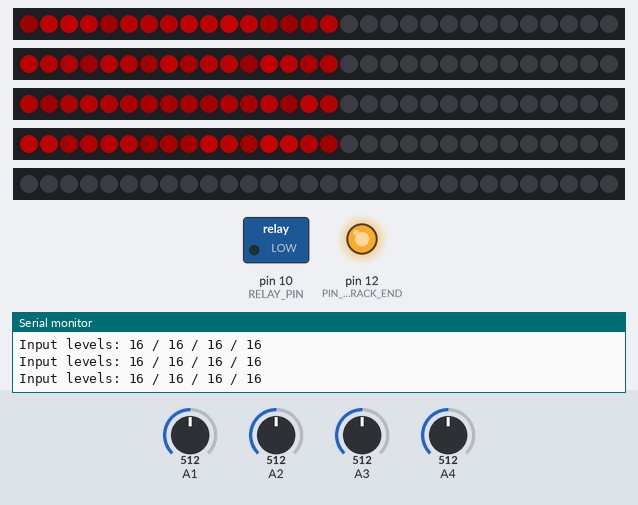
A sketch run on a simulated Arduino Uno, built with avr-gcc and run on an emulated ATmega328P. On the bench: 5 × 30 RGB LEDs in strip order, left to right, switched loads named in the sketch (green lamp = pin HIGH), output pins drawn as LEDs (lit = HIGH), the last lines printed to the serial monitor. Inputs (shaded band) come from the test bench; at power-on: A1 = 512, A2 = 512, A3 = 512, A4 = 512. Dim RGB values are drawn brighter than linear; random numbers use the default seed unless the sketch sets one.

Above: at 4.25 s.
4.3 s: A1 set to 976
At 4.45 s:
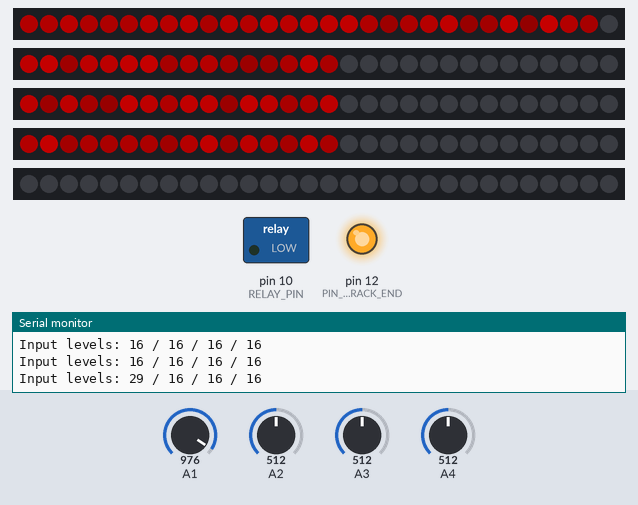
6.1 s: A1 set to 998
8.0 s: A2 set to 973
At 8.15 s:
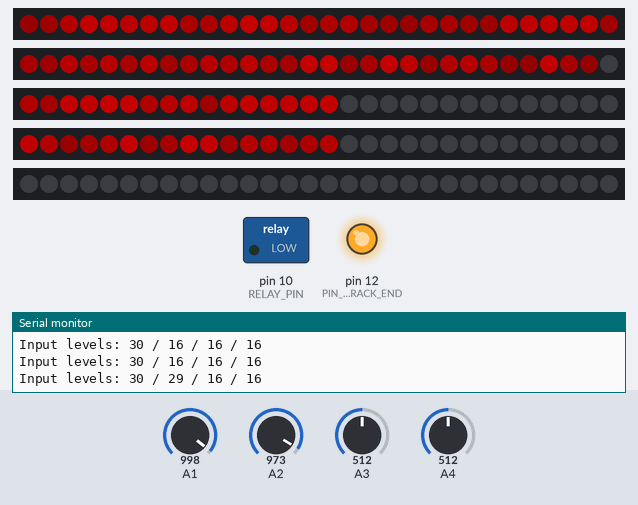
9.6 s: A2 set to 996
11.4 s: A3 set to 970
At 11.49 s:
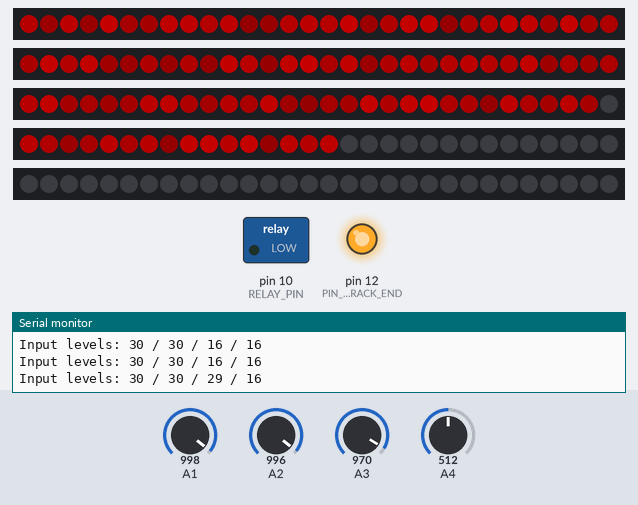

The sketch:

reanimathor-phase-01.ino
```cpp
#include <Adafruit_NeoPixel.h>

// analogRead() range
const int MAX_ANALOG_READ = 1023;

// Total number of inputs
const int NUM_INPUTS = 4;

// Potentiometer pins
byte potPins[NUM_INPUTS] = {1, 2, 3, 4};

// Potentiometer discrete levels
const int POT_LEVELS = 30;

// Relay pin
const byte RELAY_PIN = 10;

// Startup wait
const int STARTUP_WAIT_MS = 3000;

// Wait interval (ms) between each LED activation just before the relay is activated
const int OPEN_LED_STEP_WAIT_MS = 300;

// NeoPixels PIN and total number
const uint16_t NEOPIXEL_NUM = 30;
const uint8_t NEOPIXEL_PIN_1 = 4;
const uint8_t NEOPIXEL_PIN_2 = 5;
const uint8_t NEOPIXEL_PIN_3 = 6;
const uint8_t NEOPIXEL_PIN_4 = 7;
const uint8_t NEOPIXEL_PIN_SOLUTION = 8;

// Solution key
const int SOLUTION_INPUT_1 = 25;
const int SOLUTION_INPUT_2 = 14;
const int SOLUTION_INPUT_3 = 10;
const int SOLUTION_INPUT_4 = 18;

// Audio tracks pins
const int PIN_AUDIO_TRACK_END = 12;

// Initialize the NeoPixel instances
Adafruit_NeoPixel pixelStrip1 = Adafruit_NeoPixel(NEOPIXEL_NUM, NEOPIXEL_PIN_1, NEO_GRB + NEO_KHZ800);
Adafruit_NeoPixel pixelStrip2 = Adafruit_NeoPixel(NEOPIXEL_NUM, NEOPIXEL_PIN_2, NEO_GRB + NEO_KHZ800);
Adafruit_NeoPixel pixelStrip3 = Adafruit_NeoPixel(NEOPIXEL_NUM, NEOPIXEL_PIN_3, NEO_GRB + NEO_KHZ800);
Adafruit_NeoPixel pixelStrip4 = Adafruit_NeoPixel(NEOPIXEL_NUM, NEOPIXEL_PIN_4, NEO_GRB + NEO_KHZ800);
Adafruit_NeoPixel pixelStripSolution = Adafruit_NeoPixel(NEOPIXEL_NUM, NEOPIXEL_PIN_SOLUTION, NEO_GRB + NEO_KHZ800);

// Current input levels
int inputLevel1 = 0;
int inputLevel2 = 0;
int inputLevel3 = 0;
int inputLevel4 = 0;

/**
   Applies potentiometer inputs to the LED strips.
*/
void readInputAndUpdate(int inputIdx, Adafruit_NeoPixel &pixelStrip, int &currentInputLevel) {
  int potVal = analogRead(potPins[inputIdx]);
  float relativePotVal = potVal / (float) MAX_ANALOG_READ;
  int inputLevel = ceil(relativePotVal * POT_LEVELS);

  if (inputLevel == 0) inputLevel = 1;

  int pixelsPerLevel = ceil(NEOPIXEL_NUM / (float) POT_LEVELS);
  int totalPixelsOn = inputLevel * pixelsPerLevel;

  if (totalPixelsOn > NEOPIXEL_NUM) totalPixelsOn = NEOPIXEL_NUM;

  for (int i = 0; i < NEOPIXEL_NUM; i++) {
    if (i < totalPixelsOn) {
      pixelStrip.setPixelColor(i, random(50, 250), 0, 0);
    } else {
      pixelStrip.setPixelColor(i, 0, 0, 0);
    }
  }

  pixelStrip.show();

  currentInputLevel = inputLevel;
}

/**
   Returns true if the current input levels are the correct solution.
*/
bool isValidSolution() {
  Serial.print("Input levels: ");
  Serial.print(inputLevel1);
  Serial.print(" / ");
  Serial.print(inputLevel2);
  Serial.print(" / ");
  Serial.print(inputLevel3);
  Serial.print(" / ");
  Serial.print(inputLevel4);
  Serial.println();
  Serial.flush();

  bool ok1 = inputLevel1 == SOLUTION_INPUT_1;
  bool ok2 = inputLevel2 == SOLUTION_INPUT_2;
  bool ok3 = inputLevel3 == SOLUTION_INPUT_3;
  bool ok4 = inputLevel4 == SOLUTION_INPUT_4;

  return ok1 && ok2 && ok3 && ok4;
}

/**
   Turn the final LED strip on and open the relay.
*/
void openLockAndWait() {
  Serial.println("## Turning final LED strip on");
  Serial.flush();

  playTrack(PIN_AUDIO_TRACK_END);

  for (int i = 0; i < NEOPIXEL_NUM; i++) {
    pixelStripSolution.setPixelColor(i, 0, 0, 0);
  }

  pixelStripSolution.show();

  for (int i = 0; i < NEOPIXEL_NUM; i++) {
    pixelStripSolution.setPixelColor(i, 255, 0, 0);
    pixelStripSolution.show();

    delay(OPEN_LED_STEP_WAIT_MS);
  }

  Serial.println("## Opening relay");
  Serial.flush();

  digitalWrite(RELAY_PIN, HIGH);

  while (true) {
    randomizeAllPixels();
    delay(OPEN_LED_STEP_WAIT_MS);
  }
}

/**
   Randomizes all strips pixels.
*/
void randomizeAllPixels() {
  for (int i = 0; i < NEOPIXEL_NUM; i++) {
    pixelStrip1.setPixelColor(i, random(100, 220), 0, 0);
    pixelStrip2.setPixelColor(i, random(100, 220), 0, 0);
    pixelStrip3.setPixelColor(i, random(100, 220), 0, 0);
    pixelStrip4.setPixelColor(i, random(100, 220), 0, 0);
    pixelStripSolution.setPixelColor(i, random(100, 220), 0, 0);
  }

  pixelStrip1.show();
  pixelStrip2.show();
  pixelStrip3.show();
  pixelStrip4.show();
  pixelStripSolution.show();
}

/**
   Plays the audio track connected to the given pin.
*/
void playTrack(byte trackPin) {
  digitalWrite(trackPin, LOW);
  delay(500);
  digitalWrite(trackPin, HIGH);
}

void setup() {
  Serial.begin(9600);

  pinMode(PIN_AUDIO_TRACK_END, OUTPUT);
  digitalWrite(PIN_AUDIO_TRACK_END, HIGH);

  pixelStrip1.begin();
  pixelStrip1.setBrightness(100);
  pixelStrip1.show();

  pixelStrip2.begin();
  pixelStrip2.setBrightness(100);
  pixelStrip2.show();

  pixelStrip3.begin();
  pixelStrip3.setBrightness(100);
  pixelStrip3.show();

  pixelStrip4.begin();
  pixelStrip4.setBrightness(100);
  pixelStrip4.show();

  pixelStripSolution.begin();
  pixelStripSolution.setBrightness(200);
  pixelStripSolution.show();

  pinMode(RELAY_PIN, OUTPUT);
  digitalWrite(RELAY_PIN, LOW);

  Serial.println(">> Starting Reanimathor Phase 01 program");

  delay(STARTUP_WAIT_MS);
}

void loop() {
  readInputAndUpdate(0, pixelStrip1, inputLevel1);
  readInputAndUpdate(1, pixelStrip2, inputLevel2);
  readInputAndUpdate(2, pixelStrip3, inputLevel3);
  readInputAndUpdate(3, pixelStrip4, inputLevel4);

  if (isValidSolution()) {
    openLockAndWait();
  }

  delay(50);
}
```
